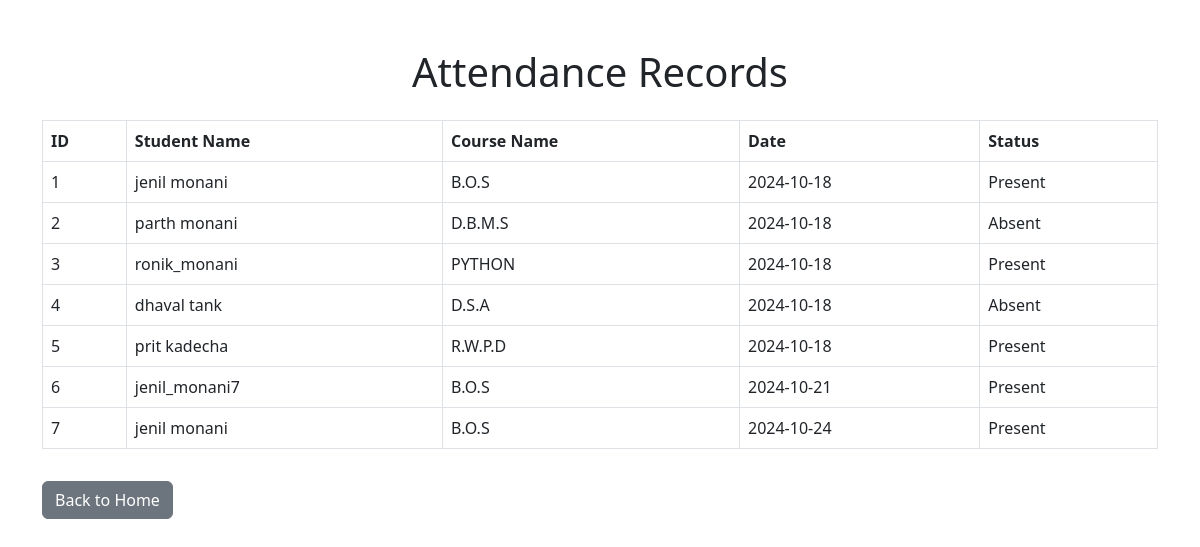
Page /view_attendance on the committed database.
### models.py (models this page shows)
class Attendance(db.Model): # defines a attendance class. table in database
    id = db.Column(db.Integer, primary_key=True)
    student_id = db.Column(db.Integer, db.ForeignKey('student.id'), nullable=False)
    course_id = db.Column(db.Integer, db.ForeignKey('course.id'), nullable=False)
    date = db.Column(db.Date, nullable=False)
    status = db.Column(db.String(10), nullable=False)
    student = db.relationship('Student', backref=db.backref('attendances', lazy=True))
    course = db.relationship('Course', backref=db.backref('attendances', lazy=True))

class Student(db.Model): #defines a student class. table in database.
    id = db.Column(db.Integer, primary_key=True) #defining a column
    name = db.Column(db.String(50), nullable=False)
    email = db.Column(db.String(100), unique=True, nullable=False)

class Course(db.Model): # defines a course class. table in database
    id = db.Column(db.Integer, primary_key=True)
    course_name = db.Column(db.String(100), nullable=False)

### app.py (the view)
@app.route('/view_attendance')
def view_attendance():
    attendance_records = Attendance.query.all()#shows all attendance
    return render_template('view_attendance.html', attendance_records=attendance_records)

### templates/view_attendance.html (shortened to what this page needs)
<!DOCTYPE html>
<html lang="en">
<head>
    <link href="https://cdn.jsdelivr.net/npm/bootstrap@5.3.0-alpha1/dist/css/bootstrap.min.css" rel="stylesheet">
</head>
<body>
    <div class="container mt-5">
        <h1 class="text-center">Attendance Records</h1>
        <table class="table table-bordered mt-4">
            <thead>
                <tr>
                    <th>ID</th>
                    <th>Student Name</th>
                    <th>Course Name</th>
                    <th>Date</th>
                    <th>Status</th>
                </tr>
            </thead>
            <tbody>
                {% for record in attendance_records %}
                <tr>
                    <td>{{ record.id }}</td>
                    <td>{{ record.student.name }}</td>
                    <td>{{ record.course.course_name }}</td>
                    <td>{{ record.date }}</td>
                    <td>{{ record.status }}</td>
                </tr>
                {% endfor %}
            </tbody>
        </table>
        <a href="{{ url_for('index') }}" class="btn btn-secondary mt-3">Back to Home</a>
    </div>
</body>
</html>

### rows in the picture
Attendance: id "1", student.name "jenil monani", course.course_name "B.O.S", date "2024-10-18", status "Present"
Attendance: id "2", student.name "parth monani", course.course_name "D.B.M.S", date "2024-10-18", status "Absent"
Attendance: id "3", student.name "ronik_monani", course.course_name "PYTHON", date "2024-10-18", status "Present"
Attendance: id "4", student.name "dhaval tank", course.course_name "D.S.A", date "2024-10-18", status "Absent"
Attendance: id "5", student.name "prit kadecha", course.course_name "R.W.P.D", date "2024-10-18", status "Present"
Attendance: id "6", student.name "jenil_monani7", course.course_name "B.O.S", date "2024-10-21", status "Present"
Attendance: id "7", student.name "jenil monani", course.course_name "B.O.S", date "2024-10-24", status "Present"
